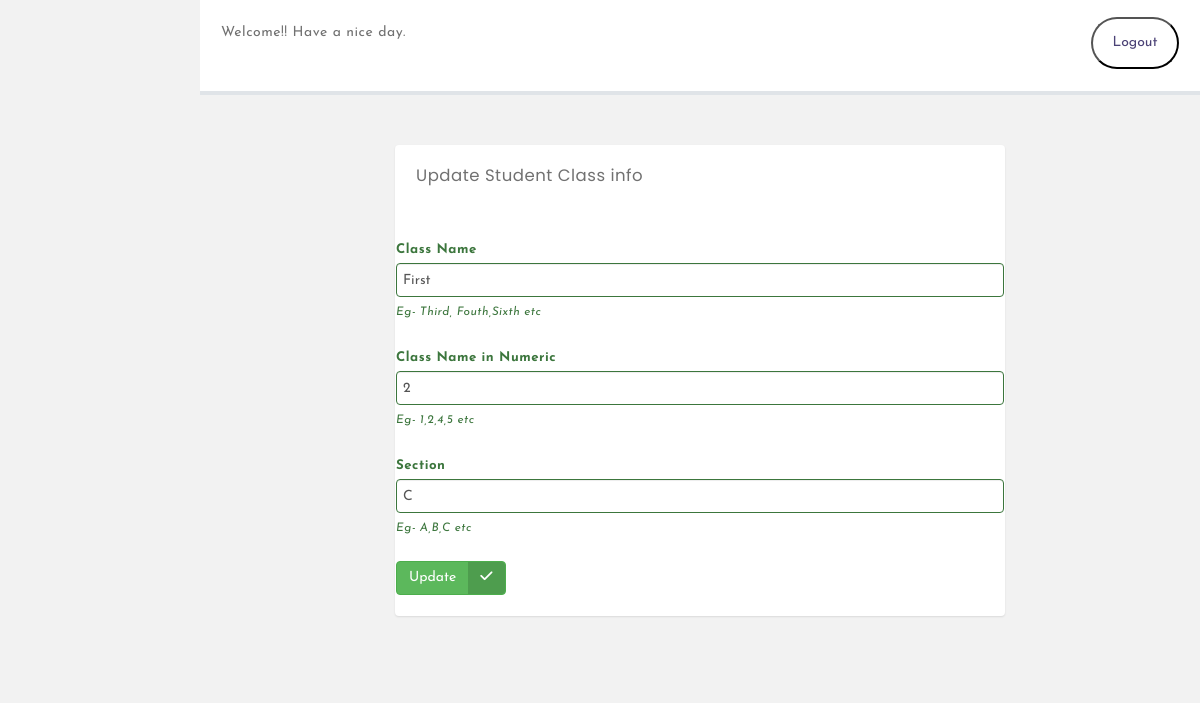
Page /AKVDmodified/AKVDmodified/edit-class.php?classid=1 (signed in) on the committed database.
### tables this page shows
CREATE TABLE `tblclasses` (
  `id` int(11) NOT NULL,
  `ClassName` varchar(80) DEFAULT NULL,
  `ClassNameNumeric` int(4) DEFAULT NULL,
  `Section` varchar(5) DEFAULT NULL,
  `CreationDate` timestamp NULL DEFAULT CURRENT_TIMESTAMP,
  `UpdationDate` timestamp NULL DEFAULT NULL
);

### AKVDmodified/AKVDmodified/edit-class.php (the view, shortened to what this page needs)
<?php
$host = "localhost";
$user = "root";
$password = "";
$dbname = "schoolproject";
$data = mysqli_connect($host, $user, $password, $dbname);
?>
<!DOCTYPE html>
<html>
<head>
    <link rel="stylesheet" href="admin.css">
    <link rel="stylesheet" href="css/bootstrap.css" media="screen">
    <link rel="stylesheet" href="css/font-awesome.min.css" media="screen">
    <link rel="stylesheet" href="css/animate-css/animate.min.css" media="screen">
    <link rel="stylesheet" href="css/lobipanel/lobipanel.min.css" media="screen">
    <link rel="stylesheet" href="css/prism/prism.css" media="screen">
    <link rel="stylesheet" href="css/main.css" media="screen">
</head>
<body>
    <div class="wrapper">
        <div class="main_content">
            <div class="header">Welcome!! Have a nice day.
                <ul>
                    <a href="logout.php"><button id="lobtn">Logout</button></a>
                </ul>
            </div>
            <div class="info">
                <div class="main-wrapper">
                    <div class="content-wrapper">
                        <div class="content-container">
                            <div class="main-page">
                                <section class="section">
                                    <div class="container-fluid">
                                        <div class="row">
                                            <div class="col-md-8 col-md-offset-2">
                                                <div class="panel">
                                                    <div class="panel-heading">
                                                        <div class="panel-title">
                                                            <h5>Update Student Class info</h5>
                                                        </div>
                                                    </div>
                                                    <form method="post">
                                                        <?php
                                                        $cid = intval($_GET['classid']);
                                                        $sql = "SELECT * from tblclasses where id=$cid";
                                                        $query = mysqli_query($data, $sql);
                                                        $results = mysqli_fetch_all($query, MYSQLI_ASSOC);
                                                        if (mysqli_num_rows($query) > 0) {
                                                            foreach ($results as $result) { ?>
                                                                <div class="form-group has-success">
                                                                    <label for="success" class="control-label">Class
                                                                        Name</label>
                                                                    <div class="">
                                                                        <input type="text" name="classname"
                                                                            value="<?php echo htmlentities($result['ClassName']); ?>"
                                                                            required="required" class="form-control"
                                                                            id="success">
                                                                        <span class="help-block">Eg- Third, Fouth,Sixth
                                                                            etc</span>
                                                                    </div>
                                                                </div>
                                                                <div class="form-group has-success">
                                                                    <label for="success" class="control-label">Class Name in
                                                                        Numeric</label>
                                                                    <div class="">
                                                                        <input type="number" name="classnamenumeric"
                                                                            value="<?php echo htmlentities($result['ClassNameNumeric']); ?>"
                                                                            required="required" class="form-control"
                                                                            id="success">
                                                                        <span class="help-block">Eg- 1,2,4,5 etc</span>
                                                                    </div>
                                                                </div>
                                                                <div class="form-group has-success">
                                                                    <label for="success" class="control-label">Section</label>
                                                                    <div class="">
                                                                        <input type="text" name="section"
                                                                            value="<?php echo htmlentities($result['Section']); ?>"
                                                                            class="form-control" required="required"
                                                                            id="success">
                                                                        <span class="help-block">Eg- A,B,C etc</span>
                                                                    </div>
                                                                </div>
                                                            <?php }
                                                        } ?>
                                                        <div class="form-group has-success">
                                                            <div class="">
                                                                <button type="submit" name="update"
                                                                    class="btn btn-success btn-labeled">Update<span
                                                                        class="btn-label btn-label-right"><i
                                                                            class="fa fa-check"></i></span></button>
                                                            </div>
                                                    </form>
                                                </div>
                                            </div>
                                        </div>
                                    </div>
                            </div>
                        </div>
                    </div>
                </div>
            </div>
        </div>
    </div>
</body>
</html>

### AKVDmodified/AKVDmodified/admin.css (style rules this page uses)
* { margin: 0; padding: 0; box-sizing: border-box; list-style: none; text-decoration: none; font-family: 'Josefin Sans', sans-serif; }
body { background-color: #f3f5f9; }
.wrapper { display: flex; position: relative; }
.wrapper .main_content { width: 100%; margin-left: 200px; }
.wrapper .main_content .header { padding: 21px; background: #fff; color: #717171; border-bottom: 4px solid #e0e4e8; }
.wrapper .main_content .info { margin: 20px; color: #717171; line-height: 25px; }
.wrapper .main_content .info div { margin-bottom: 20px; }
#lobtn { text-decoration: none; float: right; padding: 12px; margin-top: -29px; color: #4b4276; width: 88px; background-color: white; border-radius: 35px; }

### rows in the picture
tblclasses: classname "First", classnamenumeric "2", section "C"
